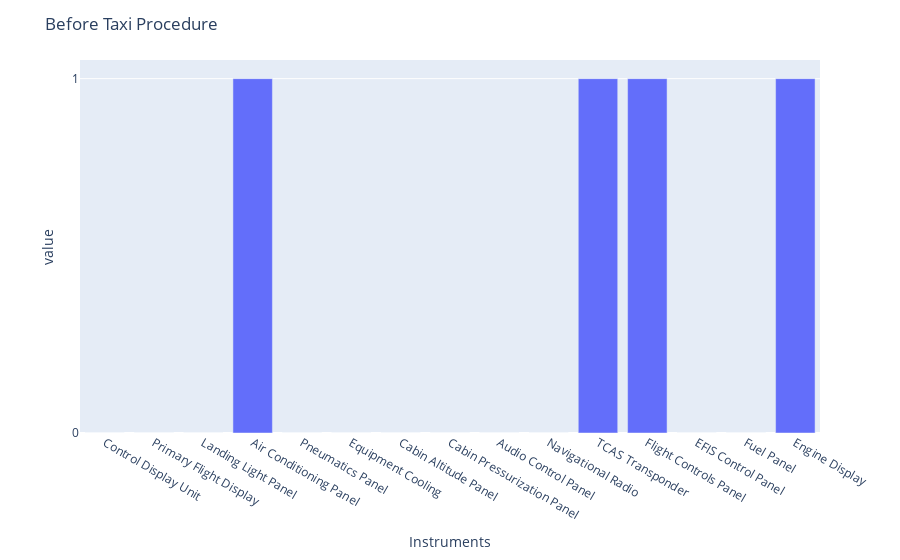

Write notebook code for a chart like this one.
### Code cell
temp = meltedPhases[meltedPhases.Procedures == 'Before Taxi Procedure']
fig = px.bar(temp, x='Instruments', y='value')
fig.update_layout(title="Before Taxi Procedure")
fig.update_yaxes(nticks=2)
fig.show()

### Figure 1 — Plotly figure (JSON) as saved in the notebook; plotly's stock layout.template omitted (floating-point values rounded to 4 significant figures)
{"data": [{"alignmentgroup": "True", "hovertemplate": "Instruments=%{x}<br>value=%{y}<extra></extra>", "legendgroup": "", "marker": {"color": "#636efa"}, "name": "", "offsetgroup": "", "orientation": "v", "showlegend": false, "textposition": "auto", "type": "bar", "x": ["Control Display Unit", "Primary Flight Display", "Landing Light Panel", "Air Conditioning Panel", "Pneumatics Panel", "Equipment Cooling", "Cabin Altitude Panel", "Cabin Pressurization Panel", "Audio Control Panel", "Navigational Radio", "TCAS Transponder", "Flight Controls Panel", "EFIS Control Panel", "Fuel Panel", "Engine Display"], "xaxis": "x", "y": [0, 0, 0, 1, 0, 0, 0, 0, 0, 0, 1, 1, 0, 0, 1], "yaxis": "y"}], "layout": {"barmode": "relative", "legend": {"tracegroupgap": 0}, "margin": {"t": 60}, "title": {"text": "Before Taxi Procedure"}, "xaxis": {"anchor": "y", "domain": [0, 1], "title": {"text": "Instruments"}}, "yaxis": {"anchor": "x", "domain": [0, 1], "nticks": 2, "title": {"text": "value"}}}}
